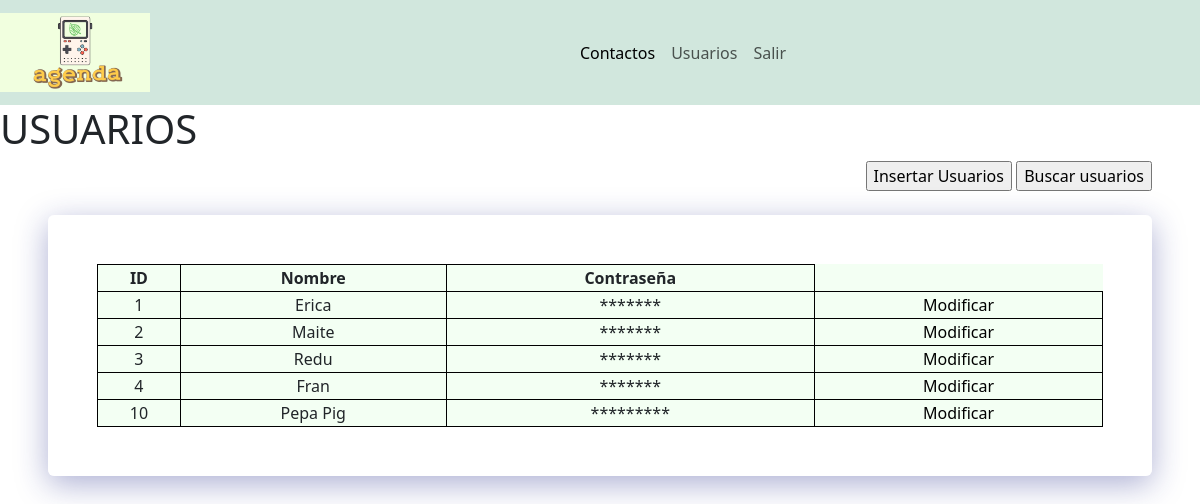
Page /Controlador/index_usuarios.php?action=irVistaUsuarios on the committed database.
### tables this page shows
CREATE TABLE `usuario` (
  `id` bigint(20) UNSIGNED NOT NULL,
  `nombre` varchar(100) NOT NULL,
  `contrasenia` varchar(20) NOT NULL,
  `tipo` set('admin','usuario') NOT NULL DEFAULT 'usuario'
);

### Modelo/class_bd.php (called while the page is built, shortened)
<?php
     class bd{
        private $conn;
        public function __construct(){
            $this->conn=new mysqli("localhost",USU_CONN,PSW_CONN,"agenda");
            $this->conn->set_charset("utf8");
        }
        public function getConection(){
            return $this->conn;
        }
     }
?>

### Modelo/class_user.php (called while the page is built, shortened)
<?php
    require_once("class_bd.php");
    class Usuario{
        private $conn;
        public function __construct(){
            $this->conn = new bd();
        }
        public function get_usuarios(){
            $sentencia="SELECT id,nombre,contrasenia FROM usuario WHERE nombre!='admin';";
            $consulta=$this->conn->getConection()->prepare($sentencia);
            $consulta->bind_result($id,$nombre,$contrasenia);
            $consulta->execute();
            $usuarios=[];
            while($consulta->fetch()){
                $usuarios[$id]=[$nombre,$contrasenia];
            }
            return $usuarios;
        }
    }
?>

### Vista/usuarios.php (the view)
<body class="menuAmigos">
    <h1>USUARIOS</h1>
<div class="botonesContainer d-flex justify-content-end mx-5">
    <form action="" method="POST">
        <input type="submit" value="Insertar Usuarios" name="action">
        <input type="submit" value="Buscar usuarios" name="action">
    </form>
</div>
    <div class="tableContainer d-flex flex-column mx-5 justify-content-center rounded p-5 mt-4 text-center">
        <table>
            <tr><th>ID</th><th>Nombre</th><th>Contraseña</th></tr>
        <?php
            if(isset($datos)){
                foreach ($datos as $key => $value) {
                    $long=strlen($value[1]);
                    $ast=str_repeat("*",$long);
                    echo "<tr><td>".$key."</td><td>".$value[0]."</td><td>".$ast."</td><td><a href='../Controlador/index_usuarios.php?action=Insertar usuarios&id=".urldecode($key)."'>Modificar</a></td></tr>";
                }
            }
        ?>
        </table>
    </div>
</body>

### Controlador/index_usuarios.php (shortened to what this page needs)
<?php
    function irVistaUsuarios(){
        $tipo=$_SESSION['tipo'];
        require_once("../Modelo/class_user.php");
        $usuario=new Usuario();
        $datos=$usuario->get_usuarios();
        require_once("../Vista/cabecera.php");
        require_once("../Vista/usuarios.php");
    }
    if(isset($_REQUEST["action"])){
        $action=strtolower($_REQUEST["action"]);
        $action = str_replace(' ', '', $action);
        $action();
    }
?>

### Vista/cabecera.php (shortened to what this page needs)
<!DOCTYPE html>
<html lang="es">
<head>
    <link href="https://cdn.jsdelivr.net/npm/bootstrap@5.3.0-alpha1/dist/css/bootstrap.min.css" rel="stylesheet">
</head>
<header>
<nav class="navbar navbar-expand-lg navbar-light bg-success-subtle">
  <a class="navbar-brand" href=""><img src="../Vista/assets/logo.png" alt=""></a>
  <div class="collapse navbar-collapse justify-content-md-center" id="navbarsExample10">
    <ul class="navbar-nav">
      <li class="nav-item">
        <a class="nav-link active" aria-current="page" href="<?php if(strcmp($tipo,"usuario")==0){ echo '../Controlador/index_usuarios.php?action=irVistaAmigos';} else{echo '../Controlador/index_usuarios.php?action=irVistaAmigos';} ?>"><?php if(strcmp($tipo,"usuario") == 0){ echo 'Amigos';} else{ echo 'Contactos';} ?></a>
      </li>
      <li class="nav-item">
        <a class="nav-link" href="<?php if(strcmp($tipo,"usuario")==0){ echo '../Controlador/index_usuarios.php?action=vistaPrestamos';} else{echo '../Controlador/index_usuarios.php?action=irVistaUsuarios';} ?>"><?php if(strcmp($tipo,"usuario") == 0){ echo 'Prestamos';} else{ echo 'Usuarios';} ?></a>
      </li>
      <li class="nav-item">
        <a class="nav-link" href="../Controlador/index_usuarios.php?action=salir">Salir</a>
      </li>
    </ul>
  </div>
</nav>
</header>

### Vista/cabecera.php (style rules this page uses)
body { background-color:white; }
img { width: 150px; }
table td, th { border: solid 1px black; }
table a { text-decoration:none; color:black; }
table { background:rgba(240, 255, 240, 0.8); }
.menuAmigos { background-image: url("https://i.pinimg.com/736x/95/6d/09/956d09dc3fd30be91c0984689157ca06.jpg"); background-size:cover; }
.tableContainer { background: rgba( 255, 255, 255, 0.25 ); box-shadow: 0 8px 32px 0 rgba( 31, 38, 135, 0.37 ); backdrop-filter: blur( 10px ); -webkit-backdrop-filter: blur( 10px ); border-radius: 10px; border: 1px solid rgba( 255, 255, 255, 0.18 ); }

### rows in the picture
usuario: key "1", nombre "Erica", contrasenia "*******"
usuario: key "2", nombre "Maite", contrasenia "*******"
usuario: key "3", nombre "Redu", contrasenia "*******"
usuario: key "4", nombre "Fran", contrasenia "*******"
usuario: key "10", nombre "Pepa Pig", contrasenia "*********"
